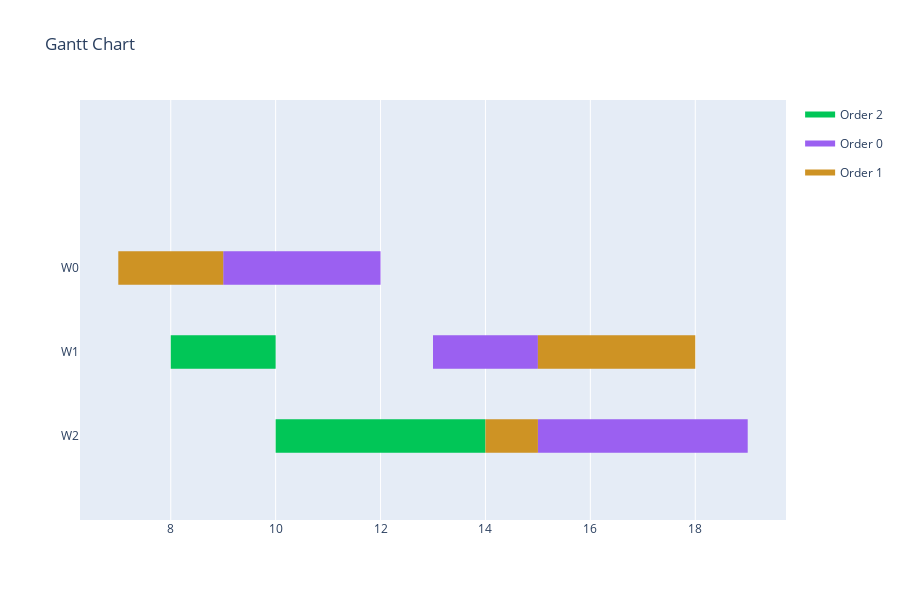

This figure's notebook cell:
### Code cell
data = []
for i in range(len(jobs_to_schedule)):
    data.append([assignments[i], jobs_to_schedule[i], solution[i], durations[i]])
visualize(data)

### Figure 1 — Plotly figure (JSON) as saved in the notebook; plotly's stock layout.template omitted (floating-point values rounded to 4 significant figures)
{"data": [{"fill": "toself", "fillcolor": "rgb(1, 198, 87)", "hoverinfo": "name", "legendgroup": "rgb(1, 198, 87)", "mode": "none", "name": "Order 2", "type": "scatter", "x": [8, 10, 10, 8, 8, 10, 14, 14, 10], "y": [0.8, 0.8, 1.2, 1.2, null, -0.2, -0.2, 0.2, 0.2]}, {"fill": "toself", "fillcolor": "rgb(155, 96, 241)", "hoverinfo": "name", "legendgroup": "rgb(155, 96, 241)", "mode": "none", "name": "Order 0", "type": "scatter", "x": [9, 12, 12, 9, 9, 13, 15, 15, 13, 13, 15, 19, 19, 15], "y": [1.8, 1.8, 2.2, 2.2, null, 0.8, 0.8, 1.2, 1.2, null, -0.2, -0.2, 0.2, 0.2]}, {"fill": "toself", "fillcolor": "rgb(206, 147, 36)", "hoverinfo": "name", "legendgroup": "rgb(206, 147, 36)", "mode": "none", "name": "Order 1", "type": "scatter", "x": [7, 9, 9, 7, 7, 14, 15, 15, 14, 14, 15, 18, 18, 15], "y": [1.8, 1.8, 2.2, 2.2, null, -0.2, -0.2, 0.2, 0.2, null, 0.8, 0.8, 1.2, 1.2]}, {"legendgroup": "rgb(1, 198, 87)", "marker": {"color": "rgb(1, 198, 87)", "opacity": 0, "size": 1}, "mode": "markers", "name": "", "showlegend": false, "text": [null, null, null, null], "type": "scatter", "x": [8, 10, 10, 14], "y": [1, 1, 0, 0]}, {"legendgroup": "rgb(155, 96, 241)", "marker": {"color": "rgb(155, 96, 241)", "opacity": 0, "size": 1}, "mode": "markers", "name": "", "showlegend": false, "text": [null, null, null, null, null, null], "type": "scatter", "x": [9, 12, 13, 15, 15, 19], "y": [2, 2, 1, 1, 0, 0]}, {"legendgroup": "rgb(206, 147, 36)", "marker": {"color": "rgb(206, 147, 36)", "opacity": 0, "size": 1}, "mode": "markers", "name": "", "showlegend": false, "text": [null, null, null, null, null, null], "type": "scatter", "x": [7, 9, 14, 15, 15, 18], "y": [2, 2, 0, 0, 1, 1]}], "layout": {"height": 600, "hovermode": "closest", "showlegend": true, "title": {"text": "Gantt Chart"}, "xaxis": {"rangeselector": {"buttons": [{"count": 7, "label": "1w", "step": "day", "stepmode": "backward"}, {"count": 1, "label": "1m", "step": "month", "stepmode": "backward"}, {"count": 6, "label": "6m", "step": "month", "stepmode": "backward"}, {"count": 1, "label": "YTD", "step": "year", "stepmode": "todate"}, {"count": 1, "label": "1y", "step": "year", "stepmode": "backward"}, {"step": "all"}]}, "showgrid": true, "type": "linear", "zeroline": false}, "yaxis": {"autorange": false, "range": [-1, 4], "showgrid": false, "ticktext": ["W2", "W1", "W0"], "tickvals": [0, 1, 2], "zeroline": false}}}
